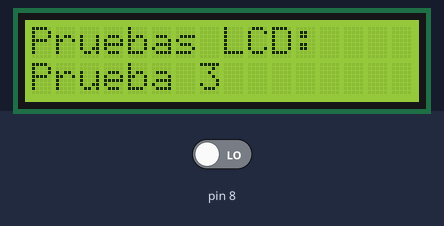
The sketch below on a simulated Arduino Uno, built with avr-gcc and run on an emulated ATmega328P. Shown: 16×2 character LCD. Inputs (shaded band) come from the test bench; at power-on: pin 8 LOW.

Above: at 0.1 s.
At 8.6 s:
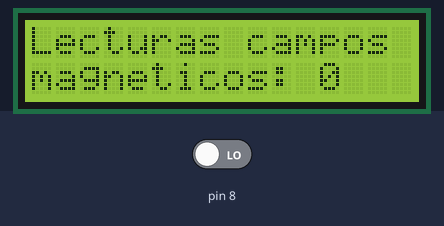

The sketch:

_3-Hall.ino
```cpp
#include <LiquidCrystal.h>
#define RS 12
#define E 11
#define D4 2
#define D5 3
#define D6 4
#define D7 5
#define S_HALL 8
unsigned curr_ms;
LiquidCrystal lcd(RS,E,D4,D5,D6,D7);
struct Sensor {
  byte pin;
  unsigned long periodo_ms;
  unsigned long last_ms;
  int cont;
  int revs;
  byte estado;
  byte anterior;
};
void setup_sensor(struct Sensor * s, byte pin, unsigned long per, unsigned long ms){
  pinMode(pin,INPUT);
  s->pin=pin;
  s->periodo_ms=per;
  s->last_ms=ms;
  s->cont=0;
  s->revs=0;
  s->estado=digitalRead(pin);
  s->anterior=true;
}
void loop_sensor(struct Sensor * s, unsigned long ms){
  s->anterior=s->estado;
  s->estado=digitalRead(s->pin);
  if(s->anterior && !s->estado){
    s->cont = s->cont + 1;
  }
  if(ms-s->last_ms>=s->periodo_ms){
    s->revs+=s->cont;
    s->cont=0;
    s->last_ms=ms;
  }
}
struct Monitor{
  unsigned long periodo_ms;
  unsigned long last_ms;
};
void setup_monitor(struct Monitor * m, unsigned long per, unsigned long ms){
  m->periodo_ms=per;
  m->last_ms=ms;
}
void loop_monitor(struct Monitor * m, const struct Sensor * hall, unsigned long ms){
  if(ms-m->last_ms>=m->periodo_ms){
    m->last_ms=ms;
    lcd.clear();
    lcd.print("Lecturas campos");
    lcd.setCursor(0,1);
    lcd.print("magneticos: ");
    lcd.print(hall->revs);
  }
}

struct Sensor hall;
struct Monitor mnt;

void setup() {
  lcd.begin(16,2);
  lcd.print("Pruebas LCD:");
  lcd.setCursor(0,1);
  lcd.print("Prueba 3");
  delay(3500);
  curr_ms=millis();
  setup_sensor(&hall, S_HALL, 3000, curr_ms);
  setup_monitor(&mnt, 5000, curr_ms);
}

void loop() {
  curr_ms=millis();
  loop_sensor(&hall, curr_ms);
  loop_monitor(&mnt, &hall, curr_ms);
}
```
